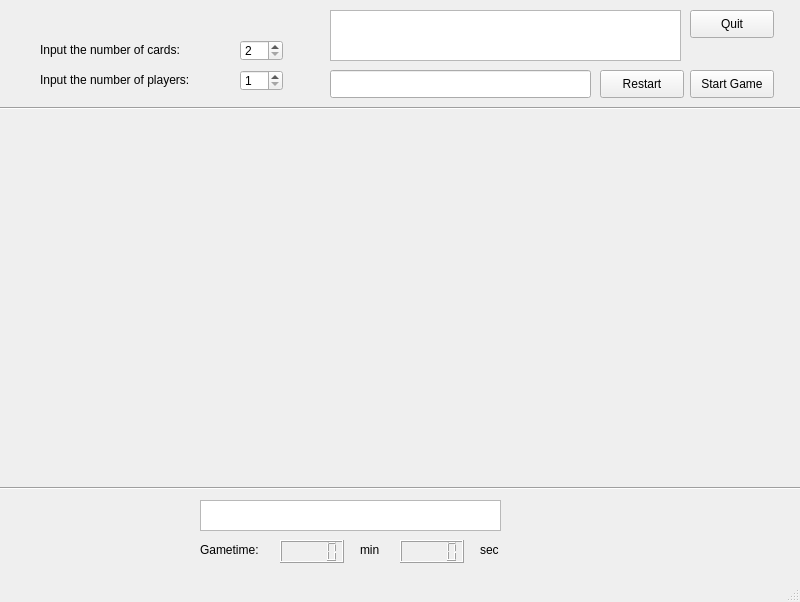
<?xml version="1.0" encoding="UTF-8"?>
<ui version="4.0">
 <class>MainWindow</class>
 <widget class="QMainWindow" name="MainWindow">
  <property name="geometry">
   <rect>
    <x>0</x>
    <y>0</y>
    <width>800</width>
    <height>602</height>
   </rect>
  </property>
  <property name="windowTitle">
   <string>MainWindow</string>
  </property>
  <widget class="QWidget" name="centralwidget">
   <widget class="QLabel" name="label">
    <property name="geometry">
     <rect>
      <x>40</x>
      <y>40</y>
      <width>181</width>
      <height>20</height>
     </rect>
    </property>
    <property name="text">
     <string>Input the number of cards:</string>
    </property>
   </widget>
   <widget class="QSpinBox" name="card_spin_box">
    <property name="geometry">
     <rect>
      <x>240</x>
      <y>40</y>
      <width>43</width>
      <height>21</height>
     </rect>
    </property>
    <property name="minimum">
     <number>2</number>
    </property>
    <property name="maximum">
     <number>99</number>
    </property>
    <property name="singleStep">
     <number>2</number>
    </property>
   </widget>
   <widget class="QLabel" name="label_2">
    <property name="geometry">
     <rect>
      <x>40</x>
      <y>70</y>
      <width>191</width>
      <height>20</height>
     </rect>
    </property>
    <property name="text">
     <string>Input the number of players:</string>
    </property>
   </widget>
   <widget class="QSpinBox" name="player_spin_box">
    <property name="geometry">
     <rect>
      <x>240</x>
      <y>70</y>
      <width>43</width>
      <height>21</height>
     </rect>
    </property>
    <property name="minimum">
     <number>1</number>
    </property>
   </widget>
   <widget class="Line" name="line">
    <property name="geometry">
     <rect>
      <x>0</x>
      <y>100</y>
      <width>801</width>
      <height>16</height>
     </rect>
    </property>
    <property name="orientation">
     <enum>Qt::Horizontal</enum>
    </property>
   </widget>
   <widget class="QPushButton" name="quit_button">
    <property name="geometry">
     <rect>
      <x>690</x>
      <y>10</y>
      <width>84</width>
      <height>28</height>
     </rect>
    </property>
    <property name="text">
     <string>Quit</string>
    </property>
   </widget>
   <widget class="QPushButton" name="start_game_button">
    <property name="geometry">
     <rect>
      <x>690</x>
      <y>70</y>
      <width>84</width>
      <height>28</height>
     </rect>
    </property>
    <property name="text">
     <string>Start Game</string>
    </property>
   </widget>
   <widget class="Line" name="line_2">
    <property name="geometry">
     <rect>
      <x>0</x>
      <y>480</y>
      <width>801</width>
      <height>16</height>
     </rect>
    </property>
    <property name="orientation">
     <enum>Qt::Horizontal</enum>
    </property>
   </widget>
   <widget class="QTextBrowser" name="textBrowser">
    <property name="geometry">
     <rect>
      <x>330</x>
      <y>10</y>
      <width>351</width>
      <height>51</height>
     </rect>
    </property>
   </widget>
   <widget class="QWidget" name="gridLayoutWidget">
    <property name="geometry">
     <rect>
      <x>0</x>
      <y>110</y>
      <width>801</width>
      <height>381</height>
     </rect>
    </property>
    <layout class="QGridLayout" name="gridLayout" rowstretch="0" columnstretch="0" rowminimumheight="0" columnminimumwidth="0">
     <property name="sizeConstraint">
      <enum>QLayout::SetDefaultConstraint</enum>
     </property>
     <property name="leftMargin">
      <number>0</number>
     </property>
     <property name="topMargin">
      <number>0</number>
     </property>
     <property name="rightMargin">
      <number>0</number>
     </property>
     <property name="bottomMargin">
      <number>0</number>
     </property>
    </layout>
   </widget>
   <widget class="QPushButton" name="restart_button">
    <property name="geometry">
     <rect>
      <x>600</x>
      <y>70</y>
      <width>84</width>
      <height>28</height>
     </rect>
    </property>
    <property name="text">
     <string>Restart</string>
    </property>
   </widget>
   <widget class="QLineEdit" name="line_edit">
    <property name="geometry">
     <rect>
      <x>330</x>
      <y>70</y>
      <width>261</width>
      <height>28</height>
     </rect>
    </property>
   </widget>
   <widget class="QTextBrowser" name="score_text_browser">
    <property name="geometry">
     <rect>
      <x>200</x>
      <y>500</y>
      <width>301</width>
      <height>31</height>
     </rect>
    </property>
   </widget>
   <widget class="QLCDNumber" name="minutes_number">
    <property name="geometry">
     <rect>
      <x>280</x>
      <y>540</y>
      <width>64</width>
      <height>23</height>
     </rect>
    </property>
   </widget>
   <widget class="QLCDNumber" name="seconds_number">
    <property name="geometry">
     <rect>
      <x>400</x>
      <y>540</y>
      <width>64</width>
      <height>23</height>
     </rect>
    </property>
   </widget>
   <widget class="QLabel" name="label_3">
    <property name="geometry">
     <rect>
      <x>200</x>
      <y>540</y>
      <width>81</width>
      <height>20</height>
     </rect>
    </property>
    <property name="text">
     <string>Gametime:</string>
    </property>
   </widget>
   <widget class="QLabel" name="label_4">
    <property name="geometry">
     <rect>
      <x>360</x>
      <y>540</y>
      <width>31</width>
      <height>20</height>
     </rect>
    </property>
    <property name="text">
     <string>min</string>
    </property>
   </widget>
   <widget class="QLabel" name="label_5">
    <property name="geometry">
     <rect>
      <x>480</x>
      <y>540</y>
      <width>63</width>
      <height>20</height>
     </rect>
    </property>
    <property name="text">
     <string>sec</string>
    </property>
   </widget>
  </widget>
  <widget class="QMenuBar" name="menubar">
   <property name="geometry">
    <rect>
     <x>0</x>
     <y>0</y>
     <width>800</width>
     <height>25</height>
    </rect>
   </property>
  </widget>
  <widget class="QStatusBar" name="statusbar"/>
 </widget>
 <resources/>
 <connections>
  <connection>
   <sender>quit_button</sender>
   <signal>clicked()</signal>
   <receiver>MainWindow</receiver>
   <slot>close()</slot>
   <hints>
    <hint type="sourcelabel">
     <x>731</x>
     <y>48</y>
    </hint>
    <hint type="destinationlabel">
     <x>399</x>
     <y>299</y>
    </hint>
   </hints>
  </connection>
 </connections>
</ui>
